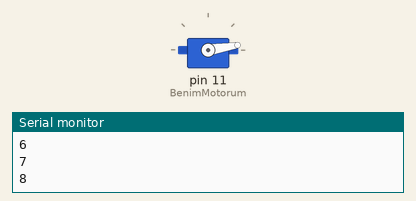
Recording of a sketch running on a simulated Arduino Uno, built with avr-gcc and run on an emulated ATmega328P. Shown: servo, the last lines printed to the serial monitor.

Above: at 0.15 s.
At 8.28 s:
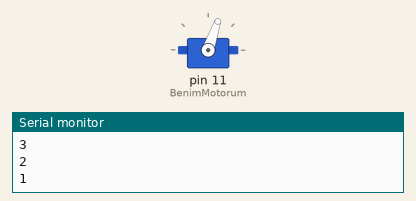
At 16.7 s:
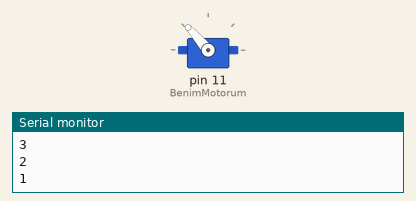
At 33.5 s:
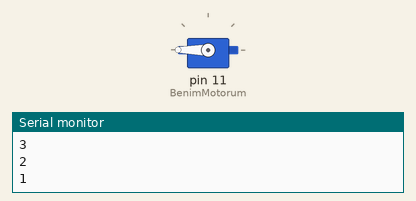
Timing chart, 0 to 40.0 s (numbered marks = the images above):
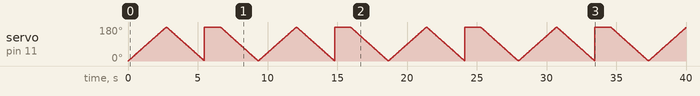

The sketch:

servo_motor.ino
```cpp
#include <Servo.h>

Servo BenimMotorum;
int i =0;
void setup() {
   Serial.begin(9600);
   BenimMotorum.attach(11);
}

void loop() {

for (i=0; i<180;i++){
  BenimMotorum.write(i);
  delay(15);
  Serial.println(i);
}

for (i=180; i>0;i--){
  BenimMotorum.write(i);
  delay(15);
  Serial.println(i);
}

for (i=255; i>0; i--){
 BenimMotorum.write(i);
  delay(15);
}
}
```
